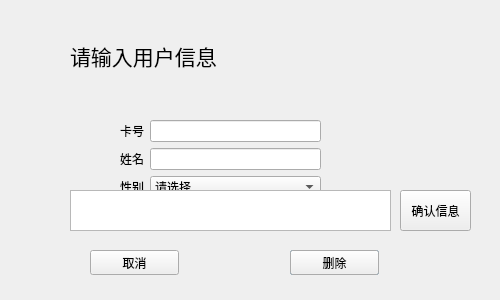
<?xml version="1.0" encoding="UTF-8"?>
<ui version="4.0">
 <class>add_user</class>
 <widget class="QDialog" name="add_user">
  <property name="geometry">
   <rect>
    <x>0</x>
    <y>0</y>
    <width>500</width>
    <height>300</height>
   </rect>
  </property>
  <property name="windowTitle">
   <string>Dialog</string>
  </property>
  <widget class="QPushButton" name="pushButton">
   <property name="geometry">
    <rect>
     <x>290</x>
     <y>250</y>
     <width>89</width>
     <height>25</height>
    </rect>
   </property>
   <property name="text">
    <string>确定</string>
   </property>
  </widget>
  <widget class="QPushButton" name="pushButton_2">
   <property name="geometry">
    <rect>
     <x>90</x>
     <y>250</y>
     <width>89</width>
     <height>25</height>
    </rect>
   </property>
   <property name="text">
    <string>取消</string>
   </property>
  </widget>
  <widget class="QWidget" name="formWidget" native="true">
   <property name="geometry">
    <rect>
     <x>120</x>
     <y>120</y>
     <width>201</width>
     <height>121</height>
    </rect>
   </property>
   <layout class="QFormLayout" name="formLayout">
    <item row="0" column="0">
     <widget class="QLabel" name="Label">
      <property name="text">
       <string>卡号</string>
      </property>
     </widget>
    </item>
    <item row="0" column="1">
     <widget class="QLineEdit" name="LineEdit"/>
    </item>
    <item row="1" column="0">
     <widget class="QLabel" name="Label_2">
      <property name="text">
       <string>姓名</string>
      </property>
     </widget>
    </item>
    <item row="1" column="1">
     <widget class="QLineEdit" name="LineEdit_2"/>
    </item>
    <item row="2" column="0">
     <widget class="QLabel" name="Label_3">
      <property name="text">
       <string>性别</string>
      </property>
     </widget>
    </item>
    <item row="2" column="1">
     <widget class="QComboBox" name="ComboBox">
      <item>
       <property name="text">
        <string>请选择</string>
       </property>
      </item>
      <item>
       <property name="text">
        <string>男</string>
       </property>
      </item>
      <item>
       <property name="text">
        <string>女</string>
       </property>
      </item>
     </widget>
    </item>
   </layout>
  </widget>
  <widget class="QLabel" name="label">
   <property name="geometry">
    <rect>
     <x>70</x>
     <y>20</y>
     <width>361</width>
     <height>71</height>
    </rect>
   </property>
   <property name="font">
    <font>
     <pointsize>16</pointsize>
    </font>
   </property>
   <property name="text">
    <string>请输入用户信息</string>
   </property>
  </widget>
  <widget class="QPlainTextEdit" name="plainTextEdit">
   <property name="geometry">
    <rect>
     <x>70</x>
     <y>190</y>
     <width>321</width>
     <height>41</height>
    </rect>
   </property>
  </widget>
  <widget class="QPushButton" name="pushButton_3">
   <property name="geometry">
    <rect>
     <x>290</x>
     <y>250</y>
     <width>89</width>
     <height>25</height>
    </rect>
   </property>
   <property name="text">
    <string>删除</string>
   </property>
  </widget>
  <widget class="QPushButton" name="pushButton_4">
   <property name="geometry">
    <rect>
     <x>400</x>
     <y>190</y>
     <width>71</width>
     <height>41</height>
    </rect>
   </property>
   <property name="text">
    <string>确认信息</string>
   </property>
  </widget>
 </widget>
 <resources/>
 <connections/>
</ui>
